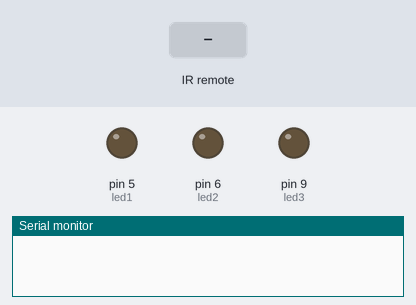
A sketch run on a simulated Arduino Nano, built with avr-gcc and run on an emulated ATmega328P. On the bench: output pins drawn as LEDs (lit = HIGH), the last lines printed to the serial monitor. The inputs (shaded band) are chosen by the test bench.

Above: at 1.2 s.
1.3 s: infrared code 0xE0E06897 received
At 2.5 s:
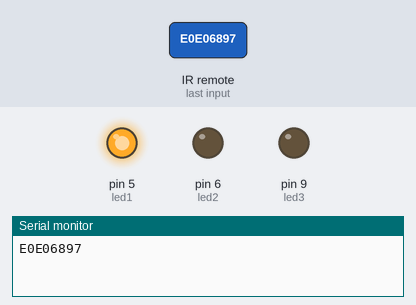
2.8 s: infrared code 0xE0E0C837 received
At 3.9 s:
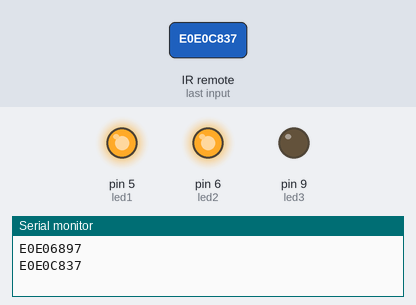
4.3 s: infrared code 0xE0E028D7 received
At 5.1 s:
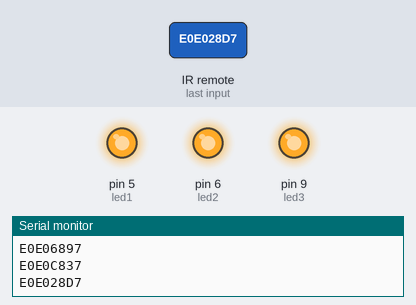
8.8 s: infrared code 0xE0E06897 received
At 9.9 s:
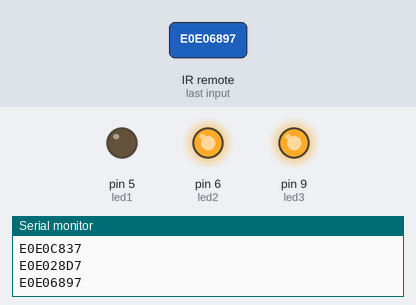
Timing chart, 0 to 11.3 s (numbered marks = the images above; inputs shaded):
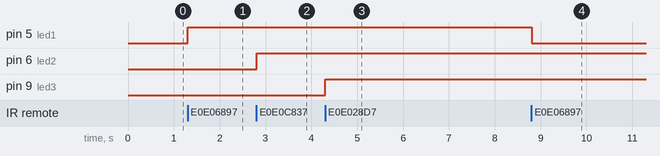

The sketch:

prueba_IR.ino
```cpp
// (licence header left out)
#include <IRremote.h>

const int led1 =5;
const int led2 =6;
const int led3 =9;

int RECV_PIN = 11,apa=0,apa1=0,apa2=0,salida=0,salida1=0,salida2=0;
int led11,led22,led33,comp;
int gua1,gua2,gua3;

IRrecv irrecv(RECV_PIN);

decode_results results;

void setup()
{
  Serial.begin(9600);
  irrecv.enableIRIn(); // Start the receiver

}

void loop() {
  if (irrecv.decode(&results)) {
    Serial.println(results.value, HEX);
    irrecv.resume(); // Receive the next value
    pinMode(led1,OUTPUT);
    pinMode(led2,OUTPUT);
    pinMode(led3,OUTPUT);
  }


  led11=0xE0E06897;
  led22=0xE0E0C837;
  led33=0xE0E028D7;

  comp = results.value;

  if ((comp== led11)&&(apa==0)){
    digitalWrite(led1, HIGH);
    apa=1;
    gua1=comp;
    gua2=0;
    gua3=0;
    results.value=0;
    salida=250;
    }else if((comp== led11)&&(apa==1)) {
      analogWrite(led1, LOW);
      apa=0;
      results.value=0;
      salida=0;
      }

     if ((comp== led22)&&(apa1==0)){
    digitalWrite(led2, HIGH);
    apa1=1;
    gua2=comp;
    gua1=0;
    gua3=0;
    results.value=0;
    salida1=250;
    }else if((comp== led22)&&(apa1==1)) {
      analogWrite(led2, LOW);
      apa1=0;
      results.value=0;
      salida1=0;
      }

      if ((comp== led33)&&(apa2==0)){
    digitalWrite(led3, HIGH);
    apa2=1;
    gua3=comp;
    gua2=0;
    gua1=0;
    results.value=0;
    salida2=250;
    }else if((comp== led33)&&(apa2==1)) {
      analogWrite(led3, LOW);
      apa2=0;
      results.value=0;
      salida2=0;
      }

    if ((results.value==0xE0E0E01F)&&(apa==1)&&(gua1== led11)){

      if ((salida<=250)&&(salida>=0)){
        salida=salida+10;
        Serial.println(salida);
        analogWrite(led1, salida);
         results.value=0;
      } }else if ((results.value==0xE0E0D02F)&&(apa==1)&&(gua1== led11)){
      if ((salida<=250)&&(salida>=0)){
        salida=salida-10;
         Serial.println(salida);
        analogWrite(led1, salida);
         results.value=0;
      } }

      if((salida==260)){
        salida=250;
        analogWrite(led1, salida);
        }else if(salida==-10){
        salida=0;
        analogWrite(led1, salida);
        }
  delay(100);


}
```

Measured:
- after the input at 1.3 s, pin 5 (led1): LOW → HIGH at once
- after the input at 2.8 s, pin 6 (led2): LOW → HIGH at once
- after the input at 4.3 s, pin 9 (led3): LOW → HIGH at once
- after the input at 8.8 s, pin 5 (led1): HIGH → LOW at once
